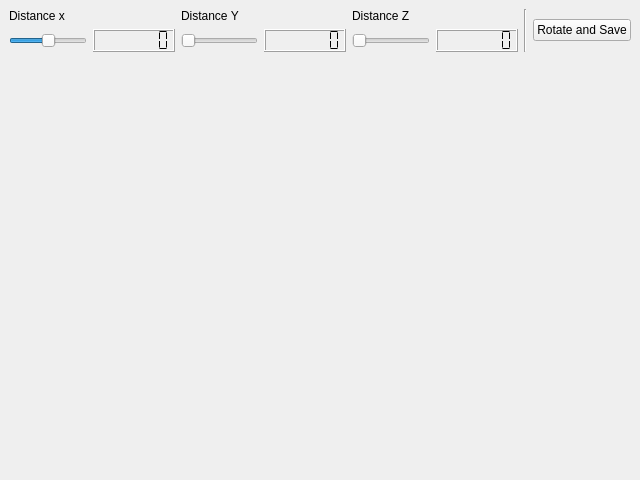
<?xml version="1.0" encoding="UTF-8"?>
<ui version="4.0">
 <class>RotateAlign</class>
 <widget class="QMainWindow" name="RotateAlign">
  <property name="geometry">
   <rect>
    <x>0</x>
    <y>0</y>
    <width>640</width>
    <height>480</height>
   </rect>
  </property>
  <property name="windowTitle">
   <string>PCLViewer</string>
  </property>
  <widget class="QWidget" name="central_widget">
   <layout class="QHBoxLayout" name="horizontalLayout">
    <item>
     <layout class="QGridLayout" name="grid_layout">
      <item row="0" column="0">
       <layout class="QHBoxLayout" name="horizontal_layout">
        <item>
         <layout class="QGridLayout" name="grid_layout_x">
          <item row="1" column="0">
           <widget class="QSlider" name="slider_distance_x">
            <property name="minimum">
             <number>-6400</number>
            </property>
            <property name="maximum">
             <number>6400</number>
            </property>
            <property name="orientation">
             <enum>Qt::Horizontal</enum>
            </property>
           </widget>
          </item>
          <item row="0" column="0">
           <widget class="QLabel" name="label_distance_x">
            <property name="text">
             <string>Distance x</string>
            </property>
           </widget>
          </item>
          <item row="1" column="1">
           <widget class="QLCDNumber" name="number_distance_x">
            <property name="digitCount">
             <number>7</number>
            </property>
            <property name="segmentStyle">
             <enum>QLCDNumber::Flat</enum>
            </property>
           </widget>
          </item>
         </layout>
        </item>
        <item>
         <layout class="QGridLayout" name="grid_layout_y">
          <item row="0" column="0">
           <widget class="QLabel" name="label_distance_y">
            <property name="text">
             <string>Distance Y</string>
            </property>
           </widget>
          </item>
          <item row="1" column="1">
           <widget class="QLCDNumber" name="number_distance_y">
            <property name="digitCount">
             <number>7</number>
            </property>
            <property name="segmentStyle">
             <enum>QLCDNumber::Flat</enum>
            </property>
           </widget>
          </item>
          <item row="1" column="0">
           <widget class="QSlider" name="slider_distance_y">
            <property name="maximum">
             <number>4800</number>
            </property>
            <property name="orientation">
             <enum>Qt::Horizontal</enum>
            </property>
           </widget>
          </item>
         </layout>
        </item>
        <item>
         <layout class="QGridLayout" name="grid_layout_z">
          <item row="1" column="1">
           <widget class="QLCDNumber" name="number_distance_z">
            <property name="digitCount">
             <number>7</number>
            </property>
            <property name="segmentStyle">
             <enum>QLCDNumber::Flat</enum>
            </property>
           </widget>
          </item>
          <item row="1" column="0">
           <widget class="QSlider" name="slider_distance_z">
            <property name="maximum">
             <number>20480</number>
            </property>
            <property name="orientation">
             <enum>Qt::Horizontal</enum>
            </property>
           </widget>
          </item>
          <item row="0" column="0">
           <widget class="QLabel" name="label_distance_z">
            <property name="text">
             <string>Distance Z</string>
            </property>
           </widget>
          </item>
         </layout>
        </item>
        <item>
         <widget class="Line" name="line">
          <property name="orientation">
           <enum>Qt::Vertical</enum>
          </property>
         </widget>
        </item>
        <item>
         <widget class="QPushButton" name="save_button">
          <property name="text">
           <string>Rotate and Save</string>
          </property>
         </widget>
        </item>
       </layout>
      </item>
      <item row="1" column="0">
       <widget class="QVTKWidget" name="pcl_widget" native="true">
        <property name="sizePolicy">
         <sizepolicy hsizetype="Expanding" vsizetype="Expanding">
          <horstretch>0</horstretch>
          <verstretch>0</verstretch>
         </sizepolicy>
        </property>
        <property name="minimumSize">
         <size>
          <width>300</width>
          <height>300</height>
         </size>
        </property>
       </widget>
      </item>
     </layout>
    </item>
   </layout>
  </widget>
 </widget>
 <customwidgets>
  <customwidget>
   <class>QVTKWidget</class>
   <extends>QWidget</extends>
   <header location="global">QVTKWidget.h</header>
   <container>1</container>
  </customwidget>
 </customwidgets>
 <resources/>
 <connections/>
</ui>
